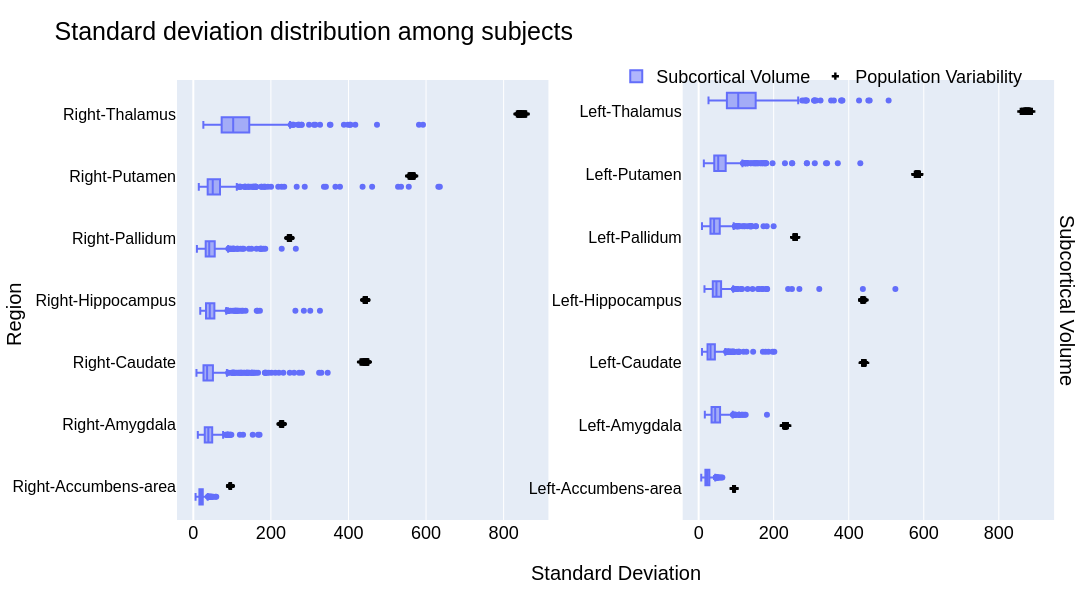

The code cell stored with this chart in its notebook:
### Code cell
import plotly.colors as pc
from plotly.subplots import make_subplots


blue = pc.qualitative.Plotly[0]
red = pc.qualitative.Plotly[1]
green = pc.qualitative.Plotly[2]

color_map = {"Left": red, "Right": green}

log = False

fig = make_subplots(
    rows=1,
    cols=2,
    horizontal_spacing=0.15,
    vertical_spacing=0.0025,
    shared_xaxes=True,
    x_title="Standard Deviation",
    y_title="Region",
    row_titles=["Subcortical Volume"],
)

for i, metric in enumerate(["subcortical_volume"], start=1):
    sub_data_metric = sub_sd_data[metric]
    sub_data_metric["std1"]["region"] = sub_data_metric["std1"]["region"].astype(
        pd.CategoricalDtype(categories=subcortical_regions, ordered=True)
    )
    sub_data_metric["std2"]["region"] = sub_data_metric["std2"]["region"].astype(
        pd.CategoricalDtype(categories=subcortical_regions, ordered=True)
    )
    sub_data_metric["subvar1"]["region"] = sub_data_metric["subvar1"]["region"].astype(
        pd.CategoricalDtype(categories=subcortical_regions, ordered=True)
    )
    sub_data_metric["subvar2"]["region"] = sub_data_metric["subvar2"]["region"].astype(
        pd.CategoricalDtype(categories=subcortical_regions, ordered=True)
    )

    fig1 = px.box(sub_data_metric["std1"], x="std", y="region", log_x=log)
    fig2 = px.box(sub_data_metric["std2"], x="std", y="region", log_x=log)

    for data in fig1.data:
        data.showlegend = False
        data.legendgroup = "Subcortical Volume"
        data.name = "Subcortical Volume"
        fig.add_trace(data, row=i, col=1)

    for data in fig2.data:
        data.showlegend = False
        fig.add_trace(data, row=i, col=2)

    cross1 = px.scatter(
        sub_data_metric["subvar1"],
        x="std",
        y="region",
        color_discrete_sequence=["black"],
        log_x=log,
    )
    cross2 = px.scatter(
        sub_data_metric["subvar2"],
        x="std",
        y="region",
        color_discrete_sequence=["black"],
        log_x=log,
    )

    for data in cross1.data:
        data.showlegend = False
        data.legendgroup = " Population Variability"
        data.name = "Population Variability"
        data.marker.symbol = "cross"
        fig.add_trace(data, row=i, col=1)

    for data in cross2.data:
        data.showlegend = False
        data.marker.symbol = "cross"
        fig.add_trace(data, row=i, col=2)


fig.data[0].showlegend = True
fig.data[1].showlegend = False
fig.data[2].showlegend = True

fig.update_layout(
    autosize=False,
    height=800,
    width=1440,
    boxmode="group",
    title="Standard deviation distribution among subjects",
    legend=dict(
        title="",
        tracegroupgap=0,
        orientation="h",
        yanchor="top",
        y=1.05,
        xanchor="right",
        x=0.95,
        bgcolor="rgba(255, 255, 255, 0)",
    ),
    margin=dict(l=150, r=20, t=80, b=80),
    font=dict(family="Arial, sans-serif", size=18, color="black"),
)

fig.update_yaxes(
    title_font=dict(size=20),
    tickfont=dict(size=16),
)
fig.update_xaxes(
    tickformat="log",
)
# significant digits
fig.layout.annotations[-2].yshift = -40
# region label
fig.layout.annotations[-1].xshift = -150
# y-labels
fig.layout.annotations[-1].yshift = -15

fig.update_annotations(
    font_size=20,
    font_family="Arial, sans-serif",
    font_color="black",
)


filename = figures_dir / "standard_deviation_distribution_subcortical_volume"
fig.update_layout(
    width=1300, height=600, title="Standard deviation distribution among subjects"
)
save_figure(fig, filename, width=1300, height=600, scale=2, formats=["png", "pdf"])
print(f"Figure saved to: {anondir(filename)}")
display(Image(filename.with_suffix(".png")))

### Figure 1 — Plotly figure (JSON) as saved in the notebook; plotly's stock layout.template omitted (floating-point values rounded to 4 significant figures; data arrays with more than 128 entries replaced by an {"elided": "..."} marker saying what was removed)
{"data": [{"alignmentgroup": "True", "hovertemplate": "std=%{x}<br>region=%{y}<extra></extra>", "legendgroup": "Subcortical Volume", "marker": {"color": "#636efa"}, "name": "Subcortical Volume", "notched": false, "offsetgroup": "", "orientation": "h", "showlegend": true, "type": "box", "x": {"elided": "3738 float values"}, "x0": " ", "xaxis": "x", "y": {"elided": "3738 str values"}, "y0": " ", "yaxis": "y"}, {"alignmentgroup": "True", "hovertemplate": "std=%{x}<br>region=%{y}<extra></extra>", "legendgroup": "", "marker": {"color": "#636efa"}, "name": "", "notched": false, "offsetgroup": "", "orientation": "h", "showlegend": false, "type": "box", "x": {"elided": "3738 float values"}, "x0": " ", "xaxis": "x2", "y": {"elided": "3738 str values"}, "y0": " ", "yaxis": "y2"}, {"hovertemplate": "std=%{x}<br>region=%{y}<extra></extra>", "legendgroup": " Population Variability", "marker": {"color": "black", "symbol": "cross"}, "mode": "markers", "name": "Population Variability", "orientation": "h", "showlegend": true, "type": "scatter", "x": {"elided": "182 float values"}, "xaxis": "x", "y": {"elided": "182 str values"}, "yaxis": "y"}, {"hovertemplate": "std=%{x}<br>region=%{y}<extra></extra>", "legendgroup": "", "marker": {"color": "black", "symbol": "cross"}, "mode": "markers", "name": "", "orientation": "h", "showlegend": false, "type": "scatter", "x": {"elided": "182 float values"}, "xaxis": "x2", "y": {"elided": "182 str values"}, "yaxis": "y2"}], "layout": {"annotations": [{"font": {"color": "black", "family": "Arial, sans-serif", "size": 20}, "showarrow": false, "text": "Subcortical Volume", "textangle": 90, "x": 0.98, "xanchor": "left", "xref": "paper", "y": 0.5, "yanchor": "middle", "yref": "paper"}, {"font": {"color": "black", "family": "Arial, sans-serif", "size": 20}, "showarrow": false, "text": "Standard Deviation", "x": 0.49, "xanchor": "center", "xref": "paper", "y": 0, "yanchor": "top", "yref": "paper", "yshift": -40}, {"font": {"color": "black", "family": "Arial, sans-serif", "size": 20}, "showarrow": false, "text": "Region", "textangle": -90, "x": 0, "xanchor": "right", "xref": "paper", "xshift": -150, "y": 0.5, "yanchor": "middle", "yref": "paper", "yshift": -15}], "autosize": false, "boxmode": "group", "font": {"color": "black", "family": "Arial, sans-serif", "size": 18}, "height": 600, "legend": {"bgcolor": "rgba(255, 255, 255, 0)", "orientation": "h", "title": {"text": ""}, "tracegroupgap": 0, "x": 0.95, "xanchor": "right", "y": 1.05, "yanchor": "top"}, "margin": {"b": 80, "l": 150, "r": 20, "t": 80}, "title": {"text": "Standard deviation distribution among subjects"}, "width": 1300, "xaxis": {"anchor": "y", "domain": [0, 0.415], "tickformat": "log"}, "xaxis2": {"anchor": "y2", "domain": [0.565, 0.98], "tickformat": "log"}, "yaxis": {"anchor": "x", "domain": [0, 1], "tickfont": {"size": 16}, "title": {"font": {"size": 20}}}, "yaxis2": {"anchor": "x2", "domain": [0, 1], "tickfont": {"size": 16}, "title": {"font": {"size": 20}}}}}
